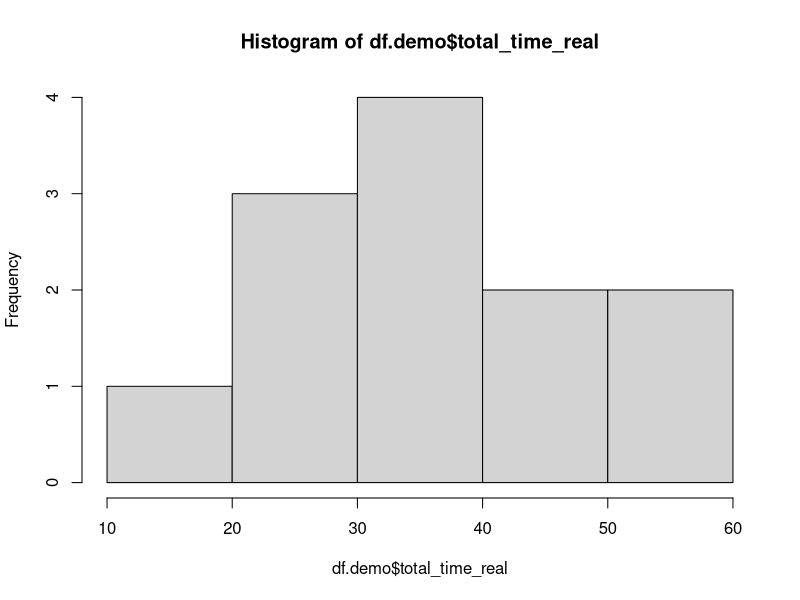
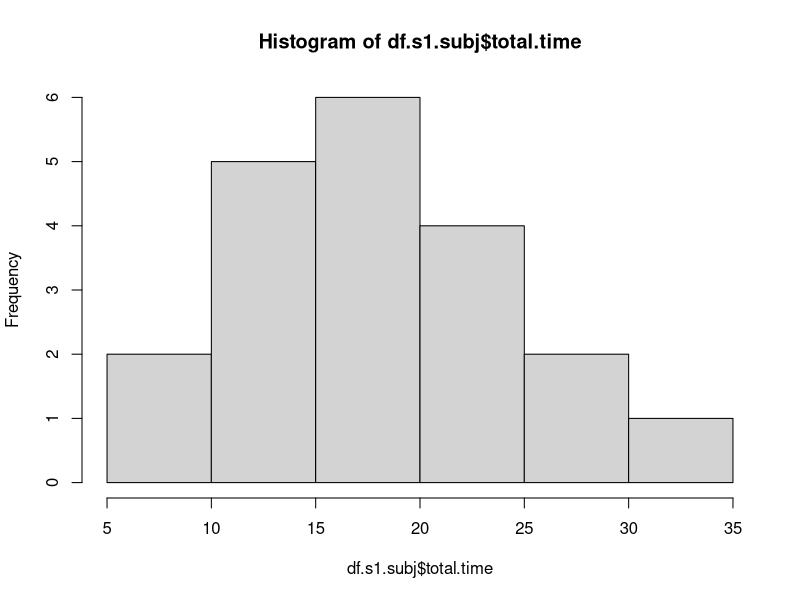

Write R code to recreate these figures, in order.

# Setup -------------------------------------------------------------------
require(dplyr)
require(ggplot2)
require(lme4)
require(lmerTest)

theme_update(strip.background = element_blank(),
             panel.grid.major = element_blank(),
             panel.grid.minor = element_blank(),
             panel.background = element_blank(),
             plot.background = element_blank(),
             axis.text=element_text(size=30, colour = "black"),
             axis.title=element_text(size=18, face = "bold"),
             axis.title.x = element_text(vjust = 0),
             legend.title = element_text(size = 24, face = "bold"),
             legend.text = element_text(size = 20),
             plot.title = element_text(size = 26, face = "bold", vjust = 1),
             panel.margin = unit(1.0, "lines"), 
             plot.margin = unit(c(0.5,  0.5, 0.5, 0.5), "lines"),
             axis.line = element_line(colour = "black", size = 2),
             axis.ticks = element_line(color = 'black', size = 3),
             axis.ticks.length = unit(.25, 'cm')
)

theme_black = function(base_size = 12, base_family = "") {
  theme_grey(base_size = base_size, base_family = base_family) %+replace%
    theme(
      # Specify axis options
      axis.line = element_blank(),  
      axis.text.x = element_text(size = base_size*0.8, color = "white", lineheight = 0.9),  
      axis.text.y = element_text(size = base_size*0.8, color = "white", lineheight = 0.9),  
      axis.ticks = element_line(color = "white", size  =  0.2),  
      axis.title.x = element_text(size = base_size, color = "white", margin = margin(0, 10, 0, 0)),  
      axis.title.y = element_text(size = base_size, color = "white", angle = 90, margin = margin(0, 10, 0, 0)),  
      axis.ticks.length = unit(0.3, "lines"),   
      # Specify legend options
      legend.background = element_rect(color = NA, fill = "black"),  
      legend.key = element_rect(color = "white",  fill = "black"),  
      legend.key.size = unit(1.2, "lines"),  
      legend.key.height = NULL,  
      legend.key.width = NULL,      
      legend.text = element_text(size = base_size*0.8, color = "white"),  
      legend.title = element_text(size = base_size*0.8, face = "bold", hjust = 0, color = "white"),  
      legend.position = "right",  
      legend.text.align = NULL,  
      legend.title.align = NULL,  
      legend.direction = "vertical",  
      legend.box = NULL, 
      # Specify panel options
      panel.grid.major = element_blank(),
      panel.grid.minor = element_blank(),
      panel.background = element_blank(),
      panel.border = element_rect(fill = NA, color = "white"),  
      # Specify facetting options
      strip.background = element_rect(fill = "grey30", color = "grey10"),  
      strip.text.x = element_text(size = base_size*0.8, color = "white"),  
      strip.text.y = element_text(size = base_size*0.8, color = "white",angle = -90),  
      # Specify plot options
      plot.background = element_rect(color = "black", fill = "black"),  
      plot.title = element_text(size = base_size*1.2, color = "white"),  
      plot.margin = unit(rep(1, 4), "lines")
    )
}
se = function(x) {return(sd(x, na.rm = T) / sqrt(sum(!is.na(x))))}
as.string.vector = function(x) {
  return(strsplit(x,',')[[1]])
}
as.string = function(x) {
  return(paste(x, collapse = ','))
}
dodge <- position_dodge(width=0.9)

# Only works in RStudio -- otherwise you have to set the path manually
setwd(dirname(rstudioapi::getActiveDocumentContext()$path))

# Load data ---------------------------------------------------------------
df.demo.raw = read.csv('demo.csv', stringsAsFactors = F) %>% arrange(subject) %>% mutate(total_time_real = total_time / 60000)
df.s1.raw = read.csv('s1.csv', stringsAsFactors = F) %>% arrange(subject)
df.s2.raw = read.csv('s2.csv', stringsAsFactors = F) %>% arrange(subject)


# Do filtering ---------------------------------------------------------

df.demo = df.demo.raw
df.s1 = df.s1.raw %>% filter(practice == 0)
df.s2 = df.s2.raw

# Check out data ----------------------------------------------------------

hist(df.demo$total_time_real)

df.s1.subj = df.s1 %>% group_by(subject) %>%
  summarize(total.time = sum(rt) / 60000)
hist(df.s1.subj$total.time)

## Stage 1 choices
atts = c('Number of Bedrooms','Size of Garage','Amount of Crime in Neighborhood','Proximity to Parks','Proximity to Waterfront/Beaches',
'Proximity to Cafes/Restaurants','Noise Pollution','Reputation of Closest School','Amount of Natural Light','Age of Building','Washer/Dryer','Size of Yard','Fireplace',
'Central AC','Climate of Area','Hardwood Floors','Freshly Painted Exterior','Size of Home')

for (i in 1:nrow(df.s1)) {
  cur.atts = as.string.vector(df.s1$attributes[i])
  
  att.nums = numeric(length(cur.atts))
  for (j in 1:length(cur.atts)) {
    att.nums[j] = which(cur.atts[j] == atts)
  }
  
  df.s1$att.nums[i] = as.string(att.nums)
}
